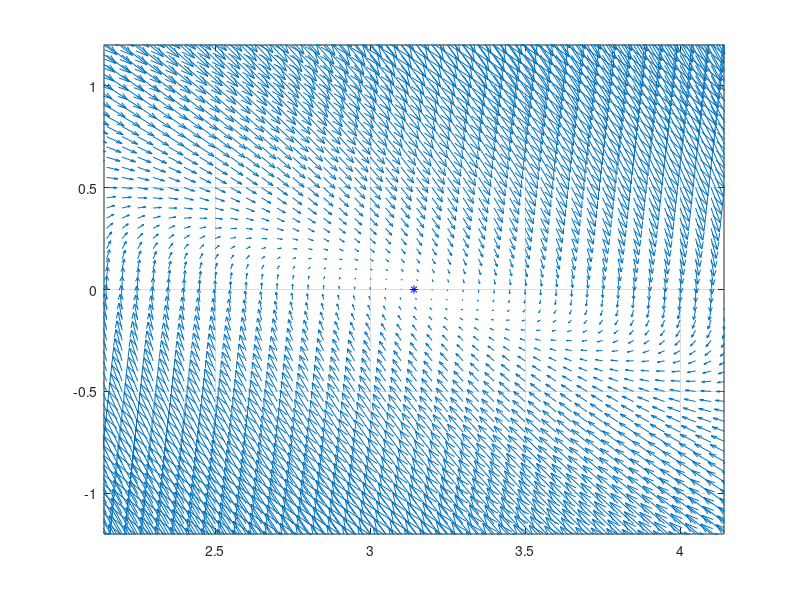

MATLAB code for this plot:
%% Problem 2_c
%Author - Roshan Pradhan
clear 
close all
clc
k_p = 1; k_d=2; 
theta= 0:0.05:2*pi; theta_dot = -20:0.05:20;

for i=1:length(theta)
    for j=1:length(theta_dot)
        x_vect(i,j) = theta_dot(j);
        y_vect(i,j) = -k_d*theta_dot(j)-k_p*(theta(i)-pi);
    end
    
end

[X,Y] = meshgrid(theta,theta_dot);


quiver( transpose(X), transpose(Y) , x_vect, y_vect,10)
hold on
grid on
plot(0,0,'r*', pi,0, 'b*', 2*pi, 0, 'g*')
axis([pi-1 pi+1 -1.2 1.2])